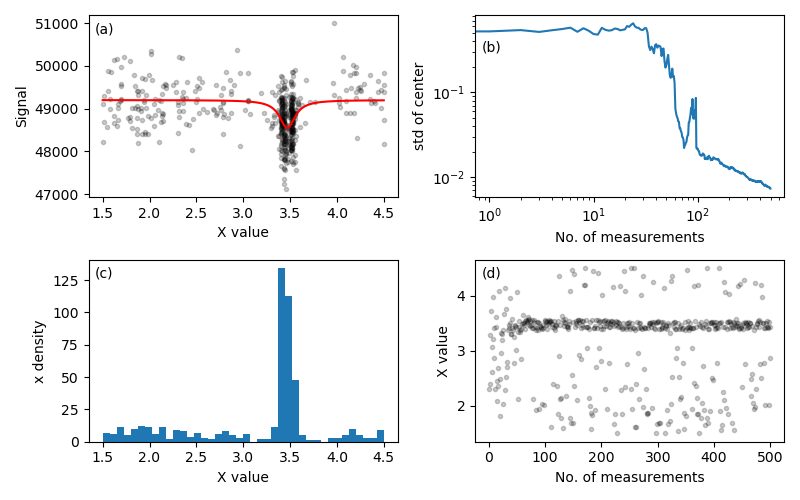

Recreate this plot in Python.
"""
This script demonstrates the use of OptBayesExpt in a simulated measurement.
The script has three main stages:

1. A setup stage where all the necessary information about the experiment is
   prepared and then used to create an OptBayesExpt object
2. A measurement loop where the OptBayesExpt object selects measurement
   settings, interprets measurement data, and provides statistics of the
   parameter distribution to monitor progress.
3. Finally, a plotting stage to display the results.

.. figure:: ../demos/sequentialLorentzian.png
   :alt: Output figure of ``sequentialLorentzian.py``

   Output figure of ``sequentialLorentzian.py``
"""


import numpy as np
import matplotlib.pyplot as plt
from optbayesexpt import OptBayesExpt, MeasurementSimulator

########################################################################
#           SETUP
########################################################################

# Script tuning parameters
#
# Measurement simulation: added noise level
noise_level = 500
# Measurement loop: Quit measuring after ``n_measure`` measurement iterations
n_measure = 500

# random number generator
try:
    rng = np.random.default_rng()
except:
    rng = np.random

# Tuning the OptBayesExpt behavior
#
# The parameter probability distribution is represented by ``n_samples``
# samples from the distribution.
n_samples = 50000
# The parameter selection method is determined by ``optimal``.
# optimal = True        # use OptBayesExpt.opt_setting()
optimal = False  # use OptBayesExpt.good_setting() with pickiness
pickiness = 19  # ignored when optimal == True


# Describe how the world works with a model function
#
def my_model_function(sets, pars, cons):
    """ Evaluates a trusted model of the experiment's output

    The equivalent of a fit function. The argument structure is
    required by OptBayesExpt. In this example, the model function is a
    Lorentzian peak.

    Args:
        sets: A tuple of setting values, or a tuple of settings arrays
        pars: A tuple of parameter arrays or a tuple of parameter values
        cons: A tuple of floats

    Returns:  the evaluated function
    """
    # unpack the settings
    x, = sets
    # unpack model parameters
    x0, a, b = pars
    # unpack model constants
    d, = cons

    # calculate the Lorentzian
    return b + a / (((x - x0) / d) ** 2 + 1)


# Define the allowed measurement settings
#
# 200 values between 1.5 and 4.5 (GHz)
xvals = np.linspace(1.5, 4.5, 200)
# sets, pars, cons are all expected to be tuples
settings = (xvals,)

# Define the prior probability distribution of the parameters
#
# resonance center x0 -- a flat prior around 3
x0_min, x0_max = (2, 4)
x0_samples = rng.uniform(x0_min, x0_max, n_samples)
# amplitude parameter a -- flat prior
a_samples = rng.uniform(-400, -2000, n_samples)
# background parameter b -- a gaussian prior around 250000
b_mean, b_sigma = (50000, 1000)
b_samples = rng.normal(b_mean, b_sigma, n_samples)
# Pack the parameters into a tuple.
# Note that the order must correspond to how the values are unpacked in
# the model_function.
parameters = (x0_samples, a_samples, b_samples)
param_labels = ['Center', 'Amplitude', 'Background']
# Define Constants
#
dtrue = .1
constants = (dtrue,)

# make an instance of OptBayesExpt
#
my_obe = OptBayesExpt(my_model_function, settings, parameters, constants,
                      scale=False)

########################################################################
#           MEASUREMENT LOOP
########################################################################

# Set up measurement simulator
#
# Randomly select "true" parameter values for simulation
true_pars = tuple([np.random.choice(param) for param in parameters])
# MeasurementSimulator.simdata() provides simulated data
# See optbayesexpt/obe_utils.py.
my_sim = MeasurementSimulator(my_model_function, true_pars, constants,
                              noise_level=noise_level)

# arrays to collect the outputs
xdata = np.zeros(n_measure)
ydata = np.zeros(n_measure)
sig = np.zeros((n_measure, 3))

# Perform measurements
for i in np.arange(n_measure):

    # determine settings for the measurement
    # OptBayesExpt does Bayesian experimental design
    if optimal:
        xmeas = my_obe.opt_setting()
    else:
        xmeas = my_obe.good_setting(pickiness=pickiness)

    # simulate a measurement
    ymeasure = my_sim.simdata(xmeas)
    xdata[i] = xmeas[0]
    ydata[i] = ymeasure

    # package the results
    measurement = (xmeas, ymeasure, noise_level)
    # OptBayesExpt does Bayesian inference
    my_obe.pdf_update(measurement)

    # OptBayesExpt provides statistics to track progress
    sigma = my_obe.std()
    sig[i] = sigma

    # entertainment
    if i % 100 == 0:
        print("{:3d}, sigma = {}".format(i, sigma[0]))

########################################################################
#          PLOTTING
########################################################################
# plotting uses matplotlib.pyplot

plt.figure(figsize=(8, 5))

# (1) plot the true curve and the "measured" data
#
# 2 rows, 2 columns, Select the first plot
ax = plt.subplot(221)
# measurement data
plt.plot(xdata, ydata, 'k.', alpha=0.2)
# true curve
truecurve = my_sim.simdata(settings, noise_level=0)
xvals, = settings
plt.plot(xvals, truecurve, 'r-')
plt.xlabel("X value")
plt.ylabel("Signal")
plt.text(0.02, .9, '(a)', transform=ax.transAxes)
xlims = plt.xlim()

# (2) plot a histogram showing where measurements are concentrated
#
# three rows, one column, third plot (below the first)
ax = plt.subplot(223)
plt.hist(xdata, bins=40)
plt.ylabel("x density")
plt.xlabel("X value")
plt.text(0.02, .90, '(c)', transform=ax.transAxes)
plt.xlim(xlims)

# (3) plot the evolution of the standard deviation of the center, x0
#
# 2 rows, 2 columns, 2nd plot
ax = plt.subplot(222)

# for label, sigtrace in zip(param_labels, sig.T):
#     plt.loglog(np.arange(n_measure) + 1, sigtrace/sigtrace[0], label=label)
# plt.legend()
plt.loglog(np.arange(n_measure) + 1, sig[:, 0])
plt.ylabel("std of center")
plt.xlabel("No. of measurements")
plt.text(0.02, .8, '(b)', transform=ax.transAxes)

# (4) plot the evolution of the settings, x
#
# 2 rows, 2 columns, 4th plot
ax = plt.subplot(224)
plt.plot(np.arange(n_measure) + 1, xdata, 'k.', alpha=.2)
plt.plot()
plt.ylabel("X value")
plt.xlabel("No. of measurements")
plt.text(0.02, .9, '(d)', transform=ax.transAxes)

plt.tight_layout()
plt.show()
